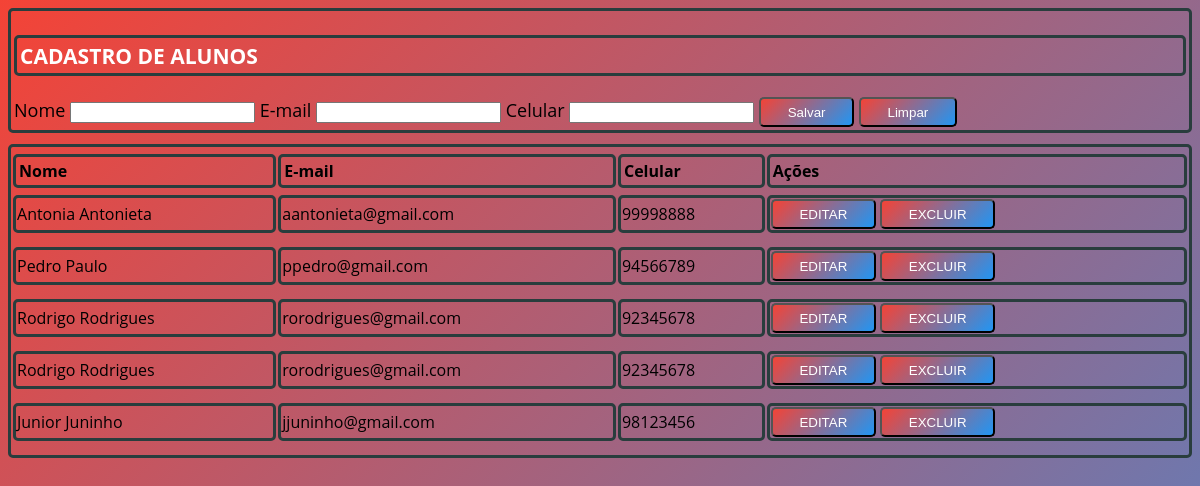
The app's page /cadastro.php (signed in) with its own data.
### tables this page shows
CREATE TABLE `alunos` (
  `id` int(11) NOT NULL,
  `nome` varchar(45) NOT NULL,
  `email` varchar(45) NOT NULL,
  `celular` varchar(15) DEFAULT NULL
);

### cadastro.php (the view, shortened to what this page needs)
<?php
    $nomeservidor = "localhost";
    $database = "escola";
    $username = "root";
    $password = "";
    $conn = mysqli_connect($nomeservidor, $username, $password, $database);
    $nome = "";
    $email = "";
    $celular = "";
    function listar($conexao){
        $lista = '';
        if($result = $conexao->query("select * from alunos")){
            while($row = $result->fetch_row()){
                $lista = $lista.'<tr>';
                $lista = $lista.'<td>'.utf8_encode($row[1]).'</td>';
                $lista = $lista.'<td>'.utf8_encode($row[2]).'</td>';
                $lista = $lista.'<td>'.utf8_encode($row[3]).'</td>';
                $lista = $lista.'<td>';
                $lista = $lista.'<button type="button" onclick="editar('.$row[0].')">EDITAR</button>';
                $lista = $lista.'&nbsp;';
                $lista = $lista.'<button type="button" onclick="excluir('.$row[0].')">EXCLUIR</button>';
                $lista = $lista.'</td>';
                $lista = $lista.'<tr>';
            }
        }else{
            echo("Nenhum resgistro encontrado");
        }
    }
    listar($conn);
?>
<html>
    <head>
        <link rel="stylesheet" type="text/css" href="estilo.css">
    </head>
<body>
        <form id="cadAluno" method="POST" action="cadastro.php">
            <h3>CADASTRO DE ALUNOS</h3>
            <label>Nome</label>
            <input type="text" id="nome" name="nome" value="<?=$nome?>"/>
            <label>E-mail</label>
            <input type="text" id="email" name="email" value="<?=$email?>"/>
            <label>Celular</label>
            <input type="text" id="celular" name="celular" value="<?=$celular?>"/>
            <button type="button" onclick="salvar()">Salvar</button>
            <button type="button" onclick="limpar()">Limpar</button>
        </form>
        <table>
            <tr>
                <th>Nome</th>
                <th>E-mail</th>
                <th>Celular</th>
                <th>Ações</th>
            </tr>
            <?php echo($lista) ?>
        </table>
</body>
</html>

### estilo.css (style rules this page uses)
body { height: 100vh; background: linear-gradient(-46deg, #0b485b, #f56217, #2196f3, #f44336); background-size: 400% 400%; animation: gradient 20s ease infinite; font-family: "open sans"; }
h3 { color: #fff; padding:3px; font: bold 18px; border: 3px solid #293d3d; border-radius: 5px; }
form { color: #000; font-size: 18px; font: 18px; border-bottom: solid #113f4d; padding:3px; border: 5px solid #293d3d; border-radius: 5px; }
form { animation-name: fade; animation-duration: 500ms; border: 3px solid #293d3d; border-radius: 5px; }
table { width: 100%; border: 3px solid #293d3d; border-radius: 5px; border-collapse: separate; border-spacing: 2px 7px; margin-top: -7px; }
td { border: 3px solid #293d3d; border-radius: 5px; }
table tr th { padding:3px; text-align: left; border: 3px solid #293d3d; border-radius: 5px; }
button { padding:0 2em; color:#fff; background: linear-gradient(-46deg, #2196f3, #f44336); border-radius: 5px; position:relative; height:30px; cursor:pointer; transition:800ms ease all; outline:none; }
button:before,button:after { content:''; position:absolute; top:0; right:0; height:2px; width:0; background: #354b59; transition:400ms ease all; }
button:after { right:inherit; top:inherit; left:0; bottom:0; }

### records on screen
alunos: nome "Antonia Antonieta", email "aantonieta@gmail.com", celular "99998888"
alunos: nome "Pedro Paulo", email "ppedro@gmail.com", celular "94566789"
alunos: nome "Rodrigo Rodrigues", email "rorodrigues@gmail.com", celular "92345678"
alunos: nome "Rodrigo Rodrigues", email "rorodrigues@gmail.com", celular "92345678"
alunos: nome "Junior Juninho", email "jjuninho@gmail.com", celular "98123456"
